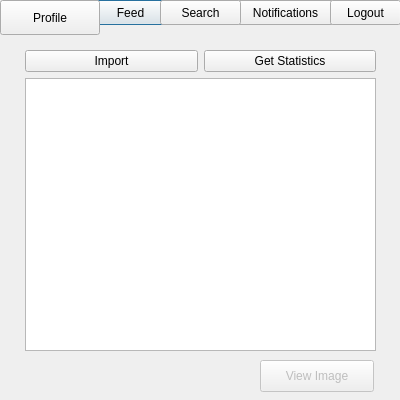
<?xml version="1.0" encoding="UTF-8"?>
<ui version="4.0">
 <class>Profile</class>
 <widget class="QDialog" name="Profile">
  <property name="geometry">
   <rect>
    <x>0</x>
    <y>0</y>
    <width>400</width>
    <height>400</height>
   </rect>
  </property>
  <property name="windowTitle">
   <string>Dialog</string>
  </property>
  <widget class="QPushButton" name="feed_btn">
   <property name="geometry">
    <rect>
     <x>90</x>
     <y>0</y>
     <width>81</width>
     <height>25</height>
    </rect>
   </property>
   <property name="text">
    <string>Feed</string>
   </property>
  </widget>
  <widget class="QPushButton" name="pushButton_view_image">
   <property name="enabled">
    <bool>false</bool>
   </property>
   <property name="geometry">
    <rect>
     <x>260</x>
     <y>360</y>
     <width>114</width>
     <height>32</height>
    </rect>
   </property>
   <property name="text">
    <string>View Image</string>
   </property>
  </widget>
  <widget class="QLabel" name="label_red_mark">
   <property name="geometry">
    <rect>
     <x>320</x>
     <y>0</y>
     <width>15</width>
     <height>15</height>
    </rect>
   </property>
   <property name="text">
    <string/>
   </property>
  </widget>
  <widget class="QPushButton" name="profile_btn">
   <property name="geometry">
    <rect>
     <x>0</x>
     <y>0</y>
     <width>100</width>
     <height>35</height>
    </rect>
   </property>
   <property name="autoFillBackground">
    <bool>false</bool>
   </property>
   <property name="text">
    <string>Profile</string>
   </property>
  </widget>
  <widget class="QWidget" name="layoutWidget">
   <property name="geometry">
    <rect>
     <x>25</x>
     <y>50</y>
     <width>351</width>
     <height>301</height>
    </rect>
   </property>
   <layout class="QVBoxLayout" name="verticalLayout">
    <item>
     <layout class="QHBoxLayout" name="horizontalLayout">
      <item>
       <widget class="QPushButton" name="pushButton_import">
        <property name="text">
         <string>Import</string>
        </property>
       </widget>
      </item>
      <item>
       <widget class="QPushButton" name="pushButton_statistics">
        <property name="text">
         <string>Get Statistics</string>
        </property>
       </widget>
      </item>
     </layout>
    </item>
    <item>
     <widget class="QListWidget" name="listWidget_profile"/>
    </item>
   </layout>
  </widget>
  <widget class="QPushButton" name="notifications_bttn">
   <property name="geometry">
    <rect>
     <x>230</x>
     <y>0</y>
     <width>111</width>
     <height>25</height>
    </rect>
   </property>
   <property name="text">
    <string>Notifications</string>
   </property>
  </widget>
  <widget class="QPushButton" name="search_btn">
   <property name="geometry">
    <rect>
     <x>160</x>
     <y>0</y>
     <width>81</width>
     <height>25</height>
    </rect>
   </property>
   <property name="text">
    <string>Search</string>
   </property>
  </widget>
  <widget class="QPushButton" name="logout_btn">
   <property name="geometry">
    <rect>
     <x>330</x>
     <y>0</y>
     <width>71</width>
     <height>25</height>
    </rect>
   </property>
   <property name="text">
    <string>Logout</string>
   </property>
  </widget>
  <zorder>feed_btn</zorder>
  <zorder>pushButton_view_image</zorder>
  <zorder>profile_btn</zorder>
  <zorder>layoutWidget</zorder>
  <zorder>notifications_bttn</zorder>
  <zorder>search_btn</zorder>
  <zorder>logout_btn</zorder>
  <zorder>label_red_mark</zorder>
 </widget>
 <resources/>
 <connections/>
</ui>
